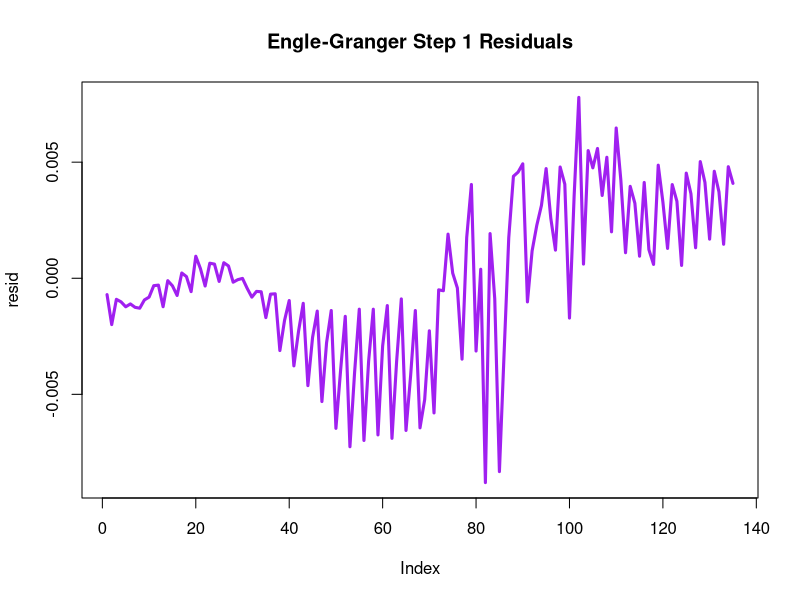

Generate this figure with R:
## ---- chunk 1
raw.data <- read.csv("SandPhedge.csv", header=T)
dt <- paste(as.character(raw.data$Date), "20", sep="-")
raw.data$Date <- as.Date(dt, format = "%b-%y-%d")
head(raw.data)
attach(raw.data)
tail(raw.data)
## ---- chunk 2
ln.spot <- log(Spot)
ln.futures <- log(Futures)
ln.spot.diff <- diff(ln.spot)
ln.futures.diff <- diff(ln.futures)
## ---- chunk 3
library(urca)

# Test for unit roots in spot & futures log-prices
adf.s <- ur.df(y=ln.spot, type="none", selectlags="BIC")
adf.f <- ur.df(y=ln.futures, type = "none", selectlags = "BIC")
## ---- chunk 4
summary(adf.s)
#show(adf.s)
## ---- chunk 5
#summary(adf.f)
show(adf.f)
## ---- chunk 6
adf.s.diff <- ur.df(y=ln.spot.diff, type = "drift", selectlags = "BIC")
adf.f.diff <- ur.df(y=ln.futures.diff, type = "drift", selectlags = "BIC")
## ---- chunk 7
#summary(adf.s.diff)
show(adf.s.diff)
## ---- chunk 8
#summary(adf.f.diff)
show(adf.f.diff)
## ---- chunk 9
fit <- lm(ln.spot ~ ln.futures)
summary(fit)
#coef(fit)
## ---- chunk 10
resid <- fit$residuals
plot(resid, type = "l", lwd = 3, col = "purple", main = "Engle-Granger Step 1 Residuals")
## ---- chunk 11
adf.resid <- ur.df(resid, type = "drift", selectlags = "BIC")
#summary(adf.resid)
show(adf.resid)
